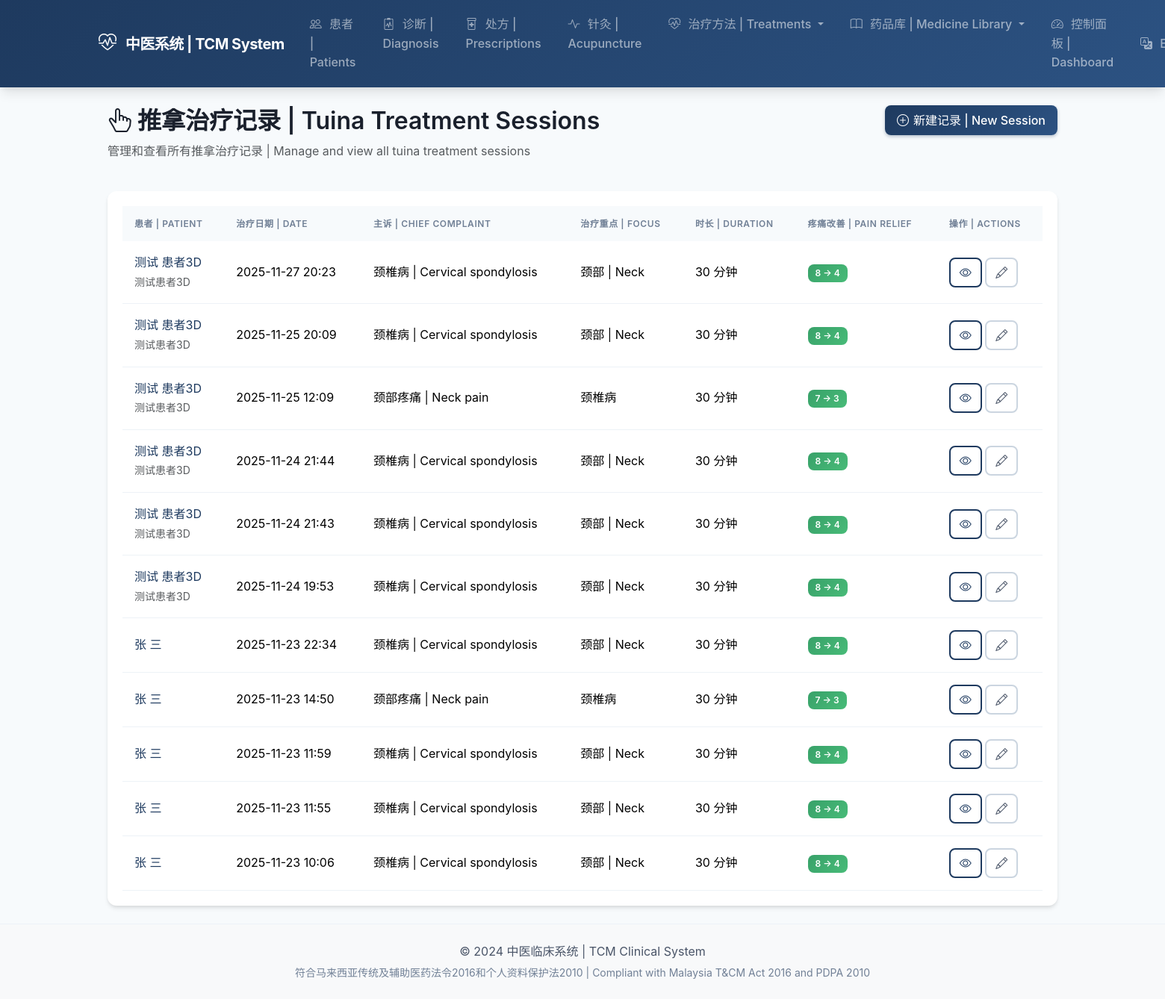
/tuina/ (signed in), run on the app's committed database.
### tuina/models.py (models this page shows, shortened)
class TuinaSession(models.Model):
    patient = models.ForeignKey(
        'patients.Patient',
        on_delete=models.CASCADE,
        related_name='tuina_sessions',
        verbose_name=_('患者 | Patient'),
    )
    practitioner = models.ForeignKey(
        settings.AUTH_USER_MODEL,
        on_delete=models.SET_NULL,
        null=True,
        related_name='tuina_sessions',
        verbose_name=_('医师 | Practitioner'),
    )
    session_date = models.DateTimeField(
        _('治疗日期 | Session Date'),
    )
    chief_complaint = models.TextField(
        _('主诉 | Chief Complaint'),
    )
    tcm_diagnosis = models.TextField(
        _('中医诊断 | TCM Diagnosis'),
        blank=True,
    )
    treatment_principle = models.TextField(
        _('治则 | Treatment Principle'),
        blank=True,
    )
    duration_minutes = models.IntegerField(
        _('治疗时长(分钟) | Duration (minutes)'),
        default=30,
    )
    treatment_areas = models.JSONField(
        _('治疗部位 | Treatment Areas'),
        default=list,
        help_text=_('治疗的身体部位列表 | List of body areas treated'),
    )
    primary_focus = models.CharField(
        _('主要治疗重点 | Primary Focus'),
        max_length=200,
        blank=True,
        help_text=_('例如：颈椎病、腰痛、肩周炎等'),
    )
    pain_level_before = models.IntegerField(
        _('治疗前疼痛等级 | Pain Level Before'),
        null=True,
        blank=True,
        help_text=_('0-10级，0=无痛，10=剧痛'),
    )
    pain_level_after = models.IntegerField(
        _('治疗后疼痛等级 | Pain Level After'),
        null=True,
        blank=True,
        help_text=_('0-10级'),
    )
    mobility_before = models.CharField(
        _('治疗前活动度 | Mobility Before'),
        max_length=200,
        blank=True,
    )
    mobility_after = models.CharField(
        _('治疗后活动度 | Mobility After'),
        max_length=200,
        blank=True,
    )
    patient_sensation = models.TextField(
        _('患者感受 | Patient Sensation'),
        blank=True,
        help_text=_('治疗过程中和治疗后的感受'),
    )
    immediate_effect = models.TextField(
        _('即时效果 | Immediate Effect'),
        blank=True,
    )
    home_exercises = models.TextField(
        _('家庭练习 | Home Exercises'),
        blank=True,
        help_text=_('建议患者在家进行的练习'),
    )
    lifestyle_advice = models.TextField(
        _('生活建议 | Lifestyle Advice'),
        blank=True,
    )
    next_session_date = models.DateField(
        _('下次治疗日期 | Next Session Date'),
        null=True,
        blank=True,
    )
    attachments = models.JSONField(
        _('附件 | Attachments'),
        default=list,
        blank=True,
    )
    notes = models.TextField(
        _('备注 | Notes'),
        blank=True,
    )
    is_active = models.BooleanField(_('启用 | Active'), default=True)
    created_at = models.DateTimeField(auto_now_add=True)
    updated_at = models.DateTimeField(auto_now=True)
    class Meta:
        verbose_name = _('推拿记录 | Tuina Session')
        verbose_name_plural = _('推拿记录 | Tuina Sessions')
        ordering = ['-session_date']

### patients/models.py (models this page shows, shortened)
class Patient(models.Model):
    class Gender(models.TextChoices):
        MALE = 'M', _('Male (男)')
        FEMALE = 'F', _('Female (女)')
        OTHER = 'O', _('Other (其他)')
    class BloodType(models.TextChoices):
        A_POSITIVE = 'A+', 'A+'
        A_NEGATIVE = 'A-', 'A-'
        B_POSITIVE = 'B+', 'B+'
        B_NEGATIVE = 'B-', 'B-'
        AB_POSITIVE = 'AB+', 'AB+'
        AB_NEGATIVE = 'AB-', 'AB-'
        O_POSITIVE = 'O+', 'O+'
        O_NEGATIVE = 'O-', 'O-'
        UNKNOWN = 'UK', _('Unknown')
    patient_id = models.UUIDField(
        default=uuid.uuid4,
        editable=False,
        unique=True,
    )
    first_name = models.CharField(
        _('First Name'),
        max_length=100,
    )
    last_name = models.CharField(
        _('Last Name'),
        max_length=100,
    )
    chinese_name = models.CharField(
        _('Chinese Name (中文姓名)'),
        max_length=100,
        blank=True,
    )
    ic_number = models.CharField(
        _('IC/Passport Number'),
        max_length=30,
        unique=True,
        help_text=_('Malaysian IC or Passport number'),
    )
    date_of_birth = models.DateField(
        _('Date of Birth'),
    )
    gender = models.CharField(
        _('Gender'),
        max_length=1,
        choices=Gender.choices,
    )
    blood_type = models.CharField(
        _('Blood Type'),
        max_length=3,
        choices=BloodType.choices,
        default=BloodType.UNKNOWN,
    )
    phone = models.CharField(
        _('Phone Number'),
        max_length=20,
    )
    email = models.EmailField(
        _('Email'),
        blank=True,
    )
    address = models.TextField(
        _('Address'),
    )
    emergency_contact_name = models.CharField(
        _('Emergency Contact Name'),
        max_length=100,
        blank=True,
    )
    emergency_contact_phone = models.CharField(
        _('Emergency Contact Phone'),
        max_length=20,
        blank=True,
    )
    allergies = models.TextField(
        _('Allergies (过敏史)'),
        blank=True,
        help_text=_('List all known allergies to medications, herbs, or substances'),
    )
    chronic_conditions = models.TextField(
        _('Chronic Conditions (慢性疾病)'),
        blank=True,
        help_text=_('e.g., Diabetes, Hypertension, Heart Disease'),
    )
    current_medications = models.TextField(
        _('Current Medications (目前用药)'),
        blank=True,
        help_text=_('List all current Western and TCM medications'),
    )
    medical_history = models.TextField(
        _('Medical History (病史)'),
        blank=True,
        help_text=_('Past surgeries, major illnesses, hospitalizations'),
    )
    family_history = models.TextField(
        _('Family History (家族史)'),
        blank=True,
        help_text=_('Hereditary conditions in family'),
    )
    tcm_constitution = models.CharField(
        _('TCM Constitution (中医体质)'),
        max_length=100,
        blank=True,
        help_text=_('e.g., 气虚质, 阳虚质, 痰湿质'),
    )
    photo = models.ImageField(
        _('Photo'),
        upload_to='patients/photos/',
        blank=True,
        null=True,
    )
    notes = models.TextField(
        _('Additional Notes'),
        blank=True,
    )
    assigned_practitioner = models.ForeignKey(
        settings.AUTH_USER_MODEL,
        on_delete=models.SET_NULL,
        null=True,
        blank=True,
        related_name='patients',
        limit_choices_to={'role': 'practitioner'},
        verbose_name=_('Assigned Practitioner'),
    )
    user_account = models.OneToOneField(
        settings.AUTH_USER_MODEL,
        on_delete=models.SET_NULL,
        null=True,
        blank=True,
        related_name='patient_profile',
        verbose_name=_('User Account'),
    )
    consent_data_sharing = models.BooleanField(
        _('Consent to Data Sharing'),
        default=False,
        help_text=_('PDPA 2010 compliant consent for data sharing'),
    )
    consent_date = models.DateField(
        _('Consent Date'),
        null=True,
        blank=True,
    )
    is_active = models.BooleanField(
        _('Active'),
        default=True,
    )
    created_at = models.DateTimeField(auto_now_add=True)
    updated_at = models.DateTimeField(auto_now=True)
    class Meta:
        verbose_name = _('Patient')
        verbose_name_plural = _('Patients')
        ordering = ['-updated_at']
    @property
    def full_name(self):
        return f"{self.first_name} {self.last_name}"

### tuina/views.py (the view)
# urls.py: path('', views.tuina_session_list, name='session_list'),
@login_required
def tuina_session_list(request):
    sessions = TuinaSession.objects.filter(is_active=True).select_related('patient', 'practitioner').order_by('-session_date')
    patient_id = request.GET.get('patient')
    if patient_id:
        sessions = sessions.filter(patient_id=patient_id)
    context = {
        'title': _('推拿记录 | Tuina Sessions'),
        'sessions': sessions,
    }
    return render(request, 'tuina/session_list.html', context)

### accounts/models.py (called while the page is built)
    @property
    def is_practitioner(self):
        return self.role == self.Role.PRACTITIONER

### templates/tuina/session_list.html (shortened to what this page needs)
{% extends 'base.html' %}
{% load i18n %}
{% block content %}
<div class="container-fluid">
    <div class="row mb-4">
        <div class="col">
            <h2><i class="bi bi-hand-index-thumb"></i> 推拿治疗记录 | Tuina Treatment Sessions</h2>
            <p class="text-muted">管理和查看所有推拿治疗记录 | Manage and view all tuina treatment sessions</p>
        </div>
        <div class="col-auto">
            <a href="{% url 'tuina:session_create' %}" class="btn btn-primary">
                <i class="bi bi-plus-circle"></i> 新建记录 | New Session
            </a>
        </div>
    </div>
    {% if sessions %}
    <div class="card">
        <div class="card-body">
            <div class="table-responsive">
                <table class="table table-hover">
                    <thead>
                        <tr>
                            <th>患者 | Patient</th>
                            <th>治疗日期 | Date</th>
                            <th>主诉 | Chief Complaint</th>
                            <th>治疗重点 | Focus</th>
                            <th>时长 | Duration</th>
                            <th>疼痛改善 | Pain Relief</th>
                            <th>操作 | Actions</th>
                        </tr>
                    </thead>
                    <tbody>
                        {% for session in sessions %}
                        <tr>
                            <td>
                                <a href="{% url 'patients:detail' session.patient.pk %}">
                                    {{ session.patient.full_name }}
                                    {% if session.patient.chinese_name %}
                                    <br><small class="text-muted">{{ session.patient.chinese_name }}</small>
                                    {% endif %}
                                </a>
                            </td>
                            <td>{{ session.session_date|date:"Y-m-d H:i" }}</td>
                            <td>{{ session.chief_complaint|truncatewords:10 }}</td>
                            <td>{{ session.primary_focus|default:"-" }}</td>
                            <td>{{ session.duration_minutes }} 分钟</td>
                            <td>
                                {% if session.pain_level_before and session.pain_level_after %}
                                    <span class="badge bg-success">
                                        {{ session.pain_level_before }} → {{ session.pain_level_after }}
                                    </span>
                                {% else %}
                                    -
                                {% endif %}
                            </td>
                            <td>
                                <a href="{% url 'tuina:session_detail' session.pk %}" class="btn btn-sm btn-outline-primary">
                                    <i class="bi bi-eye"></i>
                                </a>
                                <a href="{% url 'tuina:session_edit' session.pk %}" class="btn btn-sm btn-outline-secondary">
                                    <i class="bi bi-pencil"></i>
                                </a>
                            </td>
                        </tr>
                        {% endfor %}
                    </tbody>
                </table>
            </div>
        </div>
    </div>
    {% endif %}
</div>
{% endblock %}

### static/css/style.css (style rules this page uses)
:root { --tcm-primary: #1e3a5f; --tcm-primary-light: #2c5282; --tcm-primary-dark: #152a45; --tcm-secondary: #38a169; --tcm-secondary-light: #48bb78; --tcm-accent: #ed8936; --tcm-accent-light: #f6ad55; --tcm-danger: #e53e3e; --tcm-warning: #ecc94b; --tcm-info: #4299e1; --tcm-gray-50: #f7fafc; --tcm-gray-100: #edf2f7; --tcm-gray-200: #e2e8f0; --tcm-gray-300: #cbd5e0; --tcm-gray-400: #a0aec0; --tcm-gray-500: #718096; --tcm-gray-600: #4a5568; --tcm-gray-700: #2d3748; --tcm-gray-800: #1a202c; --tcm-gradient: linear-gradient(135deg, var(--tcm-primary) 0%, var(--tcm-primary-light) 100%); --tcm-gradient-accent: linear-gradient(135deg, var(--tcm-secondary) 0%, var(--tcm-secondary-light) 100%); --shadow-sm: 0 1px 2px 0 rgba(0, 0, 0, 0.05); --shadow: 0 4px 6px -1px rgba(0, 0, 0, 0.1), 0 2px 4px -1px rgba(0, 0, 0, 0.06); --shadow-md: 0 10px 15px -3px rgba(0, 0, 0, 0.1), 0 4px 6px -2px rgba(0, 0, 0, 0.05); --shadow-lg: 0 20px 25px -5px rgba(0, 0, 0, 0.1), 0 10px 10px -5px rgba(0, 0, 0, 0.04); --transition-fast: 150ms ease; --transition-normal: 300ms ease; --radius-sm: 0.375rem; --radius: 0.5rem; --radius-lg: 0.75rem; --radius-xl: 1rem; }
* { box-sizing: border-box; }
body { min-height: 100vh; display: flex; flex-direction: column; font-family: 'Inter', -apple-system, BlinkMacSystemFont, 'Segoe UI', Roboto, sans-serif; background-color: var(--tcm-gray-50); color: var(--tcm-gray-700); line-height: 1.6; }
h1, h2, h3, h4, h5, h6 { font-weight: 600; color: var(--tcm-gray-800); line-height: 1.3; }
a { color: var(--tcm-primary); text-decoration: none; transition: color var(--transition-fast); }
.card { border: none; border-radius: var(--radius-lg); box-shadow: var(--shadow); transition: all var(--transition-normal); overflow: hidden; }
.card-body { padding: 1.25rem; }
.btn { font-weight: 500; padding: 0.5rem 1rem; border-radius: var(--radius); transition: all var(--transition-fast); display: inline-flex; align-items: center; justify-content: center; gap: 0.375rem; }
.btn i { font-size: 1rem; }
.btn-primary { background: var(--tcm-gradient); border: none; box-shadow: 0 2px 4px rgba(30, 58, 95, 0.3); }
.btn-outline-primary { color: var(--tcm-primary); border: 2px solid var(--tcm-primary); background: transparent; }
.btn-outline-secondary { color: var(--tcm-gray-600); border: 2px solid var(--tcm-gray-300); background: transparent; }
.btn-sm { padding: 0.375rem 0.75rem; font-size: 0.875rem; }
.table { margin-bottom: 0; }
.table th { font-weight: 600; font-size: 0.75rem; text-transform: uppercase; letter-spacing: 0.05em; color: var(--tcm-gray-500); background-color: var(--tcm-gray-50); padding: 0.875rem 1rem; border: none; }
.table td { padding: 1rem; vertical-align: middle; border-color: var(--tcm-gray-100); }
.table tbody tr { transition: background-color var(--transition-fast); }
.badge { font-weight: 600; font-size: 0.75rem; padding: 0.375rem 0.625rem; border-radius: var(--radius); }
.badge.bg-success { background: var(--tcm-gradient-accent) !important; }

### data on the page
TuinaSession: patient.full_name "测试 患者3D", patient.chinese_name "测试患者3D", session_date "2025-11-27 20:23", chief_complaint "颈椎病 | Cervical spondylosis", primary_focus "颈部 | Neck", duration_minutes "30", pain_level_before "8", pain_level_after "4"
TuinaSession: patient.full_name "测试 患者3D", patient.chinese_name "测试患者3D", session_date "2025-11-25 20:09", chief_complaint "颈椎病 | Cervical spondylosis", primary_focus "颈部 | Neck", duration_minutes "30", pain_level_before "8", pain_level_after "4"
TuinaSession: patient.full_name "测试 患者3D", patient.chinese_name "测试患者3D", session_date "2025-11-25 12:09", chief_complaint "颈部疼痛 | Neck pain", primary_focus "颈椎病", duration_minutes "30", pain_level_before "7", pain_level_after "3"
TuinaSession: patient.full_name "测试 患者3D", patient.chinese_name "测试患者3D", session_date "2025-11-24 21:44", chief_complaint "颈椎病 | Cervical spondylosis", primary_focus "颈部 | Neck", duration_minutes "30", pain_level_before "8", pain_level_after "4"
TuinaSession: patient.full_name "测试 患者3D", patient.chinese_name "测试患者3D", session_date "2025-11-24 21:43", chief_complaint "颈椎病 | Cervical spondylosis", primary_focus "颈部 | Neck", duration_minutes "30", pain_level_before "8", pain_level_after "4"
TuinaSession: patient.full_name "测试 患者3D", patient.chinese_name "测试患者3D", session_date "2025-11-24 19:53", chief_complaint "颈椎病 | Cervical spondylosis", primary_focus "颈部 | Neck", duration_minutes "30", pain_level_before "8", pain_level_after "4"
TuinaSession: patient.full_name "张 三", session_date "2025-11-23 22:34", chief_complaint "颈椎病 | Cervical spondylosis", primary_focus "颈部 | Neck", duration_minutes "30", pain_level_before "8", pain_level_after "4"
TuinaSession: patient.full_name "张 三", session_date "2025-11-23 14:50", chief_complaint "颈部疼痛 | Neck pain", primary_focus "颈椎病", duration_minutes "30", pain_level_before "7", pain_level_after "3"
TuinaSession: patient.full_name "张 三", session_date "2025-11-23 11:59", chief_complaint "颈椎病 | Cervical spondylosis", primary_focus "颈部 | Neck", duration_minutes "30", pain_level_before "8", pain_level_after "4"
TuinaSession: patient.full_name "张 三", session_date "2025-11-23 11:55", chief_complaint "颈椎病 | Cervical spondylosis", primary_focus "颈部 | Neck", duration_minutes "30", pain_level_before "8", pain_level_after "4"
TuinaSession: patient.full_name "张 三", session_date "2025-11-23 10:06", chief_complaint "颈椎病 | Cervical spondylosis", primary_focus "颈部 | Neck", duration_minutes "30", pain_level_before "8", pain_level_after "4"
